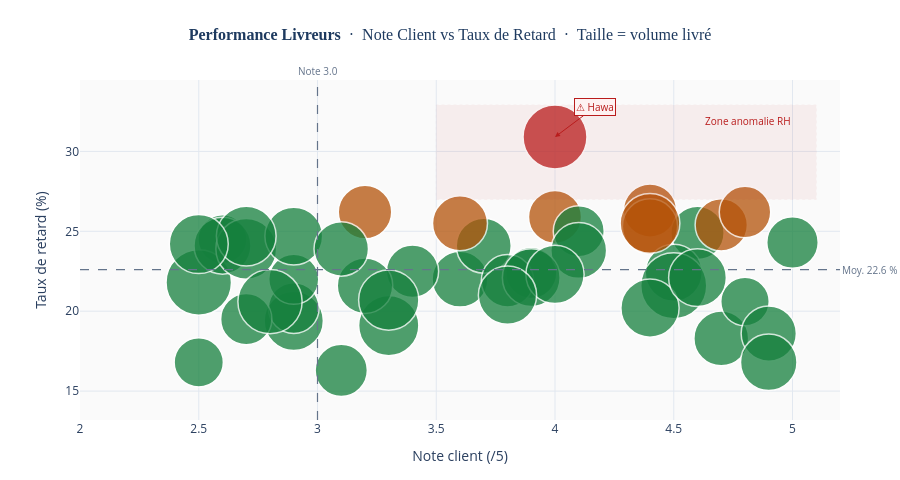

This figure's notebook cell:
### Markdown cell above
---
## 7. Performance Livreurs — Note vs Taux de Retard

Scatter : axe X = note client, axe Y = taux de retard.
Le quadrant haut-droit (bonne note + fort retard) = **anomalie RH**.

### Code cell
cp = ov.merge(couriers_df[["courier_id","name","rating"]], on="courier_id", how="left")

courier_perf = (
    cp.groupby(["courier_id","name"])
    .agg(
        orders       = ("order_id",          "count"),
        late_rate    = ("status_clean",      lambda x: (x == "late").mean() * 100),
        avg_delivery = ("delivery_time_min", "mean"),
        rating       = ("rating",            "first"),
    )
    .reset_index()
    .dropna(subset=["rating"])
    .round(1)
)

# Couleur selon risque
def risk_color(row):
    if row["late_rate"] > 27 and row["rating"] >= 3.5:
        return DANGER    # anomalie : retard élevé + bonne note
    elif row["late_rate"] > 25:
        return AMBER     # retard élevé
    else:
        return SUCCESS   # normal

courier_perf["color"] = courier_perf.apply(risk_color, axis=1)

fig = go.Figure()

for _, row in courier_perf.iterrows():
    fig.add_trace(go.Scatter(
        x=[row["rating"]],
        y=[row["late_rate"]],
        mode="markers",
        marker=dict(
            size=max(row["orders"] * 0.25, 10),
            color=row["color"],
            opacity=0.75,
            line=dict(width=1.5, color=WHITE),
        ),
        name=row["name"],
        hovertemplate=(
            f"<b>{row['name']}</b><br>"
            f"Commandes : {row['orders']:.0f}<br>"
            f"Taux retard : {row['late_rate']:.1f} %<br>"
            f"Délai moy. : {row['avg_delivery']:.0f} min<br>"
            f"Note : {row['rating']:.1f}/5<extra></extra>"
        ),
    ))

# Annoter les anomalies (retard > 27% et note >= 3.5)
anomalies = courier_perf[(courier_perf["late_rate"] > 27) & (courier_perf["rating"] >= 3.5)]
for _, row in anomalies.iterrows():
    fig.add_annotation(
        x=row["rating"], y=row["late_rate"],
        text=f"⚠ {row['name'].split()[0]}",
        showarrow=True, arrowhead=2, arrowcolor=DANGER,
        bgcolor="#FEF2F2", bordercolor=DANGER, borderwidth=1,
        font=dict(size=10, color=DANGER),
        ax=40, ay=-30,
    )

# Lignes de référence
avg_late = courier_perf["late_rate"].mean()
fig.add_hline(y=avg_late, line_dash="dash", line_color=GRAY, line_width=1.2,
              annotation_text=f"Moy. {avg_late:.1f} %",
              annotation_position="right",
              annotation_font=dict(size=10, color=GRAY))
fig.add_vline(x=3.0, line_dash="dash", line_color=GRAY, line_width=1.2,
              annotation_text="Note 3.0",
              annotation_position="top",
              annotation_font=dict(size=10, color=GRAY))

# Zone anomalie
fig.add_shape(type="rect",
    x0=3.5, x1=courier_perf["rating"].max() + 0.1,
    y0=27, y1=courier_perf["late_rate"].max() + 2,
    fillcolor=DANGER, opacity=0.05,
    line=dict(color=DANGER, width=1, dash="dot"),
)
fig.add_annotation(
    x=courier_perf["rating"].max(), y=courier_perf["late_rate"].max() + 1,
    text="Zone anomalie RH", showarrow=False,
    font=dict(size=10, color=DANGER), xanchor="right",
)

fig.update_layout(
    title=dict(
        text="<b>Performance Livreurs</b>  ·  Note Client vs Taux de Retard"
             "  ·  Taille = volume livré",
        font=dict(size=16, color=NAVY, family="Georgia"), x=0.5,
    ),
    height=480,
    paper_bgcolor=WHITE,
    plot_bgcolor="#FAFAFA",
    showlegend=False,
    xaxis=dict(title="Note client (/5)", showgrid=True,
               gridcolor="#E2E8F0", zeroline=False, range=[2, 5.2]),
    yaxis=dict(title="Taux de retard (%)", showgrid=True,
               gridcolor="#E2E8F0", zeroline=False),
    margin=dict(t=80, b=60, l=80, r=60),
)
fig.show()

### Figure 1 — Plotly figure (JSON) as saved in the notebook; plotly's stock layout.template omitted (floating-point values rounded to 4 significant figures)
{"data": [{"hovertemplate": "<b>Mireille BARKA</b><br>Commandes : 223<br>Taux retard : 22.0 %<br>Délai moy. : 64 min<br>Note : 3.6/5<extra></extra>", "marker": {"color": "#15803D", "line": {"color": "#FFFFFF", "width": 1.5}, "opacity": 0.75, "size": 55.75}, "mode": "markers", "name": "Mireille BARKA", "type": "scatter", "x": [3.6], "y": [22]}, {"hovertemplate": "<b>Gisèle MAROUF</b><br>Commandes : 209<br>Taux retard : 22.5 %<br>Délai moy. : 65 min<br>Note : 3.4/5<extra></extra>", "marker": {"color": "#15803D", "line": {"color": "#FFFFFF", "width": 1.5}, "opacity": 0.75, "size": 52.25}, "mode": "markers", "name": "Gisèle MAROUF", "type": "scatter", "x": [3.4], "y": [22.5]}, {"hovertemplate": "<b>Constant NGUEFACK</b><br>Commandes : 209<br>Taux retard : 16.3 %<br>Délai moy. : 58 min<br>Note : 3.1/5<extra></extra>", "marker": {"color": "#15803D", "line": {"color": "#FFFFFF", "width": 1.5}, "opacity": 0.75, "size": 52.25}, "mode": "markers", "name": "Constant NGUEFACK", "type": "scatter", "x": [3.1], "y": [16.3]}, {"hovertemplate": "<b>Josephine DJOUMESSI</b><br>Commandes : 196<br>Taux retard : 24.5 %<br>Délai moy. : 70 min<br>Note : 2.6/5<extra></extra>", "marker": {"color": "#15803D", "line": {"color": "#FFFFFF", "width": 1.5}, "opacity": 0.75, "size": 49}, "mode": "markers", "name": "Josephine DJOUMESSI", "type": "scatter", "x": [2.6], "y": [24.5]}, {"hovertemplate": "<b>Guy ESSOH</b><br>Commandes : 219<br>Taux retard : 18.3 %<br>Délai moy. : 58 min<br>Note : 4.7/5<extra></extra>", "marker": {"color": "#15803D", "line": {"color": "#FFFFFF", "width": 1.5}, "opacity": 0.75, "size": 54.75}, "mode": "markers", "name": "Guy ESSOH", "type": "scatter", "x": [4.7], "y": [18.3]}, {"hovertemplate": "<b>Isabelle ABATE</b><br>Commandes : 212<br>Taux retard : 25.9 %<br>Délai moy. : 75 min<br>Note : 4.0/5<extra></extra>", "marker": {"color": "#B45309", "line": {"color": "#FFFFFF", "width": 1.5}, "opacity": 0.75, "size": 53}, "mode": "markers", "name": "Isabelle ABATE", "type": "scatter", "x": [4], "y": [25.9]}, {"hovertemplate": "<b>Lydie ISSA</b><br>Commandes : 262<br>Taux retard : 21.8 %<br>Délai moy. : 63 min<br>Note : 2.5/5<extra></extra>", "marker": {"color": "#15803D", "line": {"color": "#FFFFFF", "width": 1.5}, "opacity": 0.75, "size": 65.5}, "mode": "markers", "name": "Lydie ISSA", "type": "scatter", "x": [2.5], "y": [21.8]}, {"hovertemplate": "<b>Rémi MBOCK</b><br>Commandes : 194<br>Taux retard : 20.6 %<br>Délai moy. : 68 min<br>Note : 4.8/5<extra></extra>", "marker": {"color": "#15803D", "line": {"color": "#FFFFFF", "width": 1.5}, "opacity": 0.75, "size": 48.5}, "mode": "markers", "name": "Rémi MBOCK", "type": "scatter", "x": [4.8], "y": [20.6]}, {"hovertemplate": "<b>Sophie KAMGA</b><br>Commandes : 237<br>Taux retard : 19.4 %<br>Délai moy. : 62 min<br>Note : 2.9/5<extra></extra>", "marker": {"color": "#15803D", "line": {"color": "#FFFFFF", "width": 1.5}, "opacity": 0.75, "size": 59.25}, "mode": "markers", "name": "Sophie KAMGA", "type": "scatter", "x": [2.9], "y": [19.4]}, {"hovertemplate": "<b>Oumar OBAMA</b><br>Commandes : 213<br>Taux retard : 26.3 %<br>Délai moy. : 73 min<br>Note : 4.4/5<extra></extra>", "marker": {"color": "#B45309", "line": {"color": "#FFFFFF", "width": 1.5}, "opacity": 0.75, "size": 53.25}, "mode": "markers", "name": "Oumar OBAMA", "type": "scatter", "x": [4.4], "y": [26.3]}, {"hovertemplate": "<b>Marcel ABATE</b><br>Commandes : 221<br>Taux retard : 18.6 %<br>Délai moy. : 60 min<br>Note : 4.9/5<extra></extra>", "marker": {"color": "#15803D", "line": {"color": "#FFFFFF", "width": 1.5}, "opacity": 0.75, "size": 55.25}, "mode": "markers", "name": "Marcel ABATE", "type": "scatter", "x": [4.9], "y": [18.6]}, {"hovertemplate": "<b>Sylvain AMOUGOU</b><br>Commandes : 213<br>Taux retard : 24.9 %<br>Délai moy. : 68 min<br>Note : 4.6/5<extra></extra>", "marker": {"color": "#15803D", "line": {"color": "#FFFFFF", "width": 1.5}, "opacity": 0.75, "size": 53.25}, "mode": "markers", "name": "Sylvain AMOUGOU", "type": "scatter", "x": [4.6], "y": [24.9]}, {"hovertemplate": "<b>Hawa BARRY</b><br>Commandes : 203<br>Taux retard : 20.2 %<br>Délai moy. : 66 min<br>Note : 2.9/5<extra></extra>", "marker": {"color": "#15803D", "line": {"color": "#FFFFFF", "width": 1.5}, "opacity": 0.75, "size": 50.75}, "mode": "markers", "name": "Hawa BARRY", "type": "scatter", "x": [2.9], "y": [20.2]}, {"hovertemplate": "<b>Gisèle KENFACK</b><br>Commandes : 205<br>Taux retard : 22.4 %<br>Délai moy. : 68 min<br>Note : 3.9/5<extra></extra>", "marker": {"color": "#15803D", "line": {"color": "#FFFFFF", "width": 1.5}, "opacity": 0.75, "size": 51.25}, "mode": "markers", "name": "Gisèle KENFACK", "type": "scatter", "x": [3.9], "y": [22.4]}, {"hovertemplate": "<b>Bernard NDONGO</b><br>Commandes : 221<br>Taux retard : 25.3 %<br>Délai moy. : 69 min<br>Note : 4.4/5<extra></extra>", "marker": {"color": "#B45309", "line": {"color": "#FFFFFF", "width": 1.5}, "opacity": 0.75, "size": 55.25}, "mode": "markers", "name": "Bernard NDONGO", "type": "scatter", "x": [4.4], "y": [25.3]}, {"hovertemplate": "<b>Boubacar DJOUMESSI</b><br>Commandes : 228<br>Taux retard : 22.4 %<br>Délai moy. : 67 min<br>Note : 4.5/5<extra></extra>", "marker": {"color": "#15803D", "line": {"color": "#FFFFFF", "width": 1.5}, "opacity": 0.75, "size": 57}, "mode": "markers", "name": "Boubacar DJOUMESSI", "type": "scatter", "x": [4.5], "y": [22.4]}, {"hovertemplate": "<b>Ornella ESSOH</b><br>Commandes : 197<br>Taux retard : 16.8 %<br>Délai moy. : 63 min<br>Note : 2.5/5<extra></extra>", "marker": {"color": "#15803D", "line": {"color": "#FFFFFF", "width": 1.5}, "opacity": 0.75, "size": 49.25}, "mode": "markers", "name": "Ornella ESSOH", "type": "scatter", "x": [2.5], "y": [16.8]}, {"hovertemplate": "<b>Solange ABATE</b><br>Commandes : 220<br>Taux retard : 24.1 %<br>Délai moy. : 67 min<br>Note : 3.7/5<extra></extra>", "marker": {"color": "#15803D", "line": {"color": "#FFFFFF", "width": 1.5}, "opacity": 0.75, "size": 55}, "mode": "markers", "name": "Solange ABATE", "type": "scatter", "x": [3.7], "y": [24.1]}, {"hovertemplate": "<b>Hawa NGOUFO</b><br>Commandes : 256<br>Taux retard : 30.9 %<br>Délai moy. : 73 min<br>Note : 4.0/5<extra></extra>", "marker": {"color": "#B91C1C", "line": {"color": "#FFFFFF", "width": 1.5}, "opacity": 0.75, "size": 64}, "mode": "markers", "name": "Hawa NGOUFO", "type": "scatter", "x": [4], "y": [30.9]}, {"hovertemplate": "<b>Boubacar TCHOUPO</b><br>Commandes : 204<br>Taux retard : 25.0 %<br>Délai moy. : 72 min<br>Note : 4.1/5<extra></extra>", "marker": {"color": "#15803D", "line": {"color": "#FFFFFF", "width": 1.5}, "opacity": 0.75, "size": 51}, "mode": "markers", "name": "Boubacar TCHOUPO", "type": "scatter", "x": [4.1], "y": [25]}, {"hovertemplate": "<b>Rabi TSIMI</b><br>Commandes : 200<br>Taux retard : 22.0 %<br>Délai moy. : 63 min<br>Note : 2.9/5<extra></extra>", "marker": {"color": "#15803D", "line": {"color": "#FFFFFF", "width": 1.5}, "opacity": 0.75, "size": 50}, "mode": "markers", "name": "Rabi TSIMI", "type": "scatter", "x": [2.9], "y": [22]}, {"hovertemplate": "<b>Raoul CAMARA</b><br>Commandes : 214<br>Taux retard : 26.2 %<br>Délai moy. : 72 min<br>Note : 3.2/5<extra></extra>", "marker": {"color": "#B45309", "line": {"color": "#FFFFFF", "width": 1.5}, "opacity": 0.75, "size": 53.5}, "mode": "markers", "name": "Raoul CAMARA", "type": "scatter", "x": [3.2], "y": [26.2]}, {"hovertemplate": "<b>Kevin TCHOUPO</b><br>Commandes : 209<br>Taux retard : 25.4 %<br>Délai moy. : 70 min<br>Note : 4.7/5<extra></extra>", "marker": {"color": "#B45309", "line": {"color": "#FFFFFF", "width": 1.5}, "opacity": 0.75, "size": 52.25}, "mode": "markers", "name": "Kevin TCHOUPO", "type": "scatter", "x": [4.7], "y": [25.4]}, {"hovertemplate": "<b>Laure NGONO</b><br>Commandes : 239<br>Taux retard : 25.5 %<br>Délai moy. : 74 min<br>Note : 4.4/5<extra></extra>", "marker": {"color": "#B45309", "line": {"color": "#FFFFFF", "width": 1.5}, "opacity": 0.75, "size": 59.75}, "mode": "markers", "name": "Laure NGONO", "type": "scatter", "x": [4.4], "y": [25.5]}, {"hovertemplate": "<b>Suzanne KEITA</b><br>Commandes : 226<br>Taux retard : 16.8 %<br>Délai moy. : 59 min<br>Note : 4.9/5<extra></extra>", "marker": {"color": "#15803D", "line": {"color": "#FFFFFF", "width": 1.5}, "opacity": 0.75, "size": 56.5}, "mode": "markers", "name": "Suzanne KEITA", "type": "scatter", "x": [4.9], "y": [16.8]}, {"hovertemplate": "<b>Wilfried ENGOLO</b><br>Commandes : 228<br>Taux retard : 24.1 %<br>Délai moy. : 69 min<br>Note : 2.6/5<extra></extra>", "marker": {"color": "#15803D", "line": {"color": "#FFFFFF", "width": 1.5}, "opacity": 0.75, "size": 57}, "mode": "markers", "name": "Wilfried ENGOLO", "type": "scatter", "x": [2.6], "y": [24.1]}, {"hovertemplate": "<b>Armelle BALENG</b><br>Commandes : 241<br>Taux retard : 19.1 %<br>Délai moy. : 60 min<br>Note : 3.3/5<extra></extra>", "marker": {"color": "#15803D", "line": {"color": "#FFFFFF", "width": 1.5}, "opacity": 0.75, "size": 60.25}, "mode": "markers", "name": "Armelle BALENG", "type": "scatter", "x": [3.3], "y": [19.1]}, {"hovertemplate": "<b>Alain FOUDA</b><br>Commandes : 223<br>Taux retard : 23.8 %<br>Délai moy. : 68 min<br>Note : 4.1/5<extra></extra>", "marker": {"color": "#15803D", "line": {"color": "#FFFFFF", "width": 1.5}, "opacity": 0.75, "size": 55.75}, "mode": "markers", "name": "Alain FOUDA", "type": "scatter", "x": [4.1], "y": [23.8]}, {"hovertemplate": "<b>Ghislain CAMARA</b><br>Commandes : 205<br>Taux retard : 19.5 %<br>Délai moy. : 60 min<br>Note : 2.7/5<extra></extra>", "marker": {"color": "#15803D", "line": {"color": "#FFFFFF", "width": 1.5}, "opacity": 0.75, "size": 51.25}, "mode": "markers", "name": "Ghislain CAMARA", "type": "scatter", "x": [2.7], "y": [19.5]}, {"hovertemplate": "<b>Hawa IBRAHIM</b><br>Commandes : 243<br>Taux retard : 23.9 %<br>Délai moy. : 73 min<br>Note : 2.7/5<extra></extra>", "marker": {"color": "#15803D", "line": {"color": "#FFFFFF", "width": 1.5}, "opacity": 0.75, "size": 60.75}, "mode": "markers", "name": "Hawa IBRAHIM", "type": "scatter", "x": [2.7], "y": [23.9]}, {"hovertemplate": "<b>Constant BOUKAR</b><br>Commandes : 220<br>Taux retard : 25.5 %<br>Délai moy. : 72 min<br>Note : 3.6/5<extra></extra>", "marker": {"color": "#B45309", "line": {"color": "#FFFFFF", "width": 1.5}, "opacity": 0.75, "size": 55}, "mode": "markers", "name": "Constant BOUKAR", "type": "scatter", "x": [3.6], "y": [25.5]}, {"hovertemplate": "<b>Mireille KOUYATE</b><br>Commandes : 257<br>Taux retard : 20.6 %<br>Délai moy. : 66 min<br>Note : 2.8/5<extra></extra>", "marker": {"color": "#15803D", "line": {"color": "#FFFFFF", "width": 1.5}, "opacity": 0.75, "size": 64.25}, "mode": "markers", "name": "Mireille KOUYATE", "type": "scatter", "x": [2.8], "y": [20.6]}, {"hovertemplate": "<b>Boris BELLO</b><br>Commandes : 231<br>Taux retard : 24.7 %<br>Délai moy. : 70 min<br>Note : 2.9/5<extra></extra>", "marker": {"color": "#15803D", "line": {"color": "#FFFFFF", "width": 1.5}, "opacity": 0.75, "size": 57.75}, "mode": "markers", "name": "Boris BELLO", "type": "scatter", "x": [2.9], "y": [24.7]}, {"hovertemplate": "<b>Astride EKANI</b><br>Commandes : 239<br>Taux retard : 24.7 %<br>Délai moy. : 74 min<br>Note : 2.7/5<extra></extra>", "marker": {"color": "#15803D", "line": {"color": "#FFFFFF", "width": 1.5}, "opacity": 0.75, "size": 59.75}, "mode": "markers", "name": "Astride EKANI", "type": "scatter", "x": [2.7], "y": [24.7]}, {"hovertemplate": "<b>Céline BELLO</b><br>Commandes : 206<br>Taux retard : 24.3 %<br>Délai moy. : 65 min<br>Note : 5.0/5<extra></extra>", "marker": {"color": "#15803D", "line": {"color": "#FFFFFF", "width": 1.5}, "opacity": 0.75, "size": 51.5}, "mode": "markers", "name": "Céline BELLO", "type": "scatter", "x": [5], "y": [24.3]}, {"hovertemplate": "<b>Hamidou ETOUNDI</b><br>Commandes : 210<br>Taux retard : 21.9 %<br>Délai moy. : 69 min<br>Note : 3.8/5<extra></extra>", "marker": {"color": "#15803D", "line": {"color": "#FFFFFF", "width": 1.5}, "opacity": 0.75, "size": 52.5}, "mode": "markers", "name": "Hamidou ETOUNDI", "type": "scatter", "x": [3.8], "y": [21.9]}, {"hovertemplate": "<b>Bernard FOUDA</b><br>Commandes : 206<br>Taux retard : 26.2 %<br>Délai moy. : 72 min<br>Note : 4.8/5<extra></extra>", "marker": {"color": "#B45309", "line": {"color": "#FFFFFF", "width": 1.5}, "opacity": 0.75, "size": 51.5}, "mode": "markers", "name": "Bernard FOUDA", "type": "scatter", "x": [4.8], "y": [26.2]}, {"hovertemplate": "<b>Aline KEITA</b><br>Commandes : 222<br>Taux retard : 21.6 %<br>Délai moy. : 64 min<br>Note : 3.2/5<extra></extra>", "marker": {"color": "#15803D", "line": {"color": "#FFFFFF", "width": 1.5}, "opacity": 0.75, "size": 55.5}, "mode": "markers", "name": "Aline KEITA", "type": "scatter", "x": [3.2], "y": [21.6]}, {"hovertemplate": "<b>Sophie BELLO</b><br>Commandes : 231<br>Taux retard : 22.1 %<br>Délai moy. : 64 min<br>Note : 3.9/5<extra></extra>", "marker": {"color": "#15803D", "line": {"color": "#FFFFFF", "width": 1.5}, "opacity": 0.75, "size": 57.75}, "mode": "markers", "name": "Sophie BELLO", "type": "scatter", "x": [3.9], "y": [22.1]}, {"hovertemplate": "<b>Yvette ETOUNDI</b><br>Commandes : 218<br>Taux retard : 23.9 %<br>Délai moy. : 72 min<br>Note : 3.1/5<extra></extra>", "marker": {"color": "#15803D", "line": {"color": "#FFFFFF", "width": 1.5}, "opacity": 0.75, "size": 54.5}, "mode": "markers", "name": "Yvette ETOUNDI", "type": "scatter", "x": [3.1], "y": [23.9]}, {"hovertemplate": "<b>Modibo BARKA</b><br>Commandes : 236<br>Taux retard : 24.2 %<br>Délai moy. : 70 min<br>Note : 2.5/5<extra></extra>", "marker": {"color": "#15803D", "line": {"color": "#FFFFFF", "width": 1.5}, "opacity": 0.75, "size": 59}, "mode": "markers", "name": "Modibo BARKA", "type": "scatter", "x": [2.5], "y": [24.2]}, {"hovertemplate": "<b>Hervé BELLO</b><br>Commandes : 264<br>Taux retard : 21.6 %<br>Délai moy. : 66 min<br>Note : 4.5/5<extra></extra>", "marker": {"color": "#15803D", "line": {"color": "#FFFFFF", "width": 1.5}, "opacity": 0.75, "size": 66}, "mode": "markers", "name": "Hervé BELLO", "type": "scatter", "x": [4.5], "y": [21.6]}, {"hovertemplate": "<b>Joël NJIEMOUN</b><br>Commandes : 233<br>Taux retard : 22.3 %<br>Délai moy. : 67 min<br>Note : 4.0/5<extra></extra>", "marker": {"color": "#15803D", "line": {"color": "#FFFFFF", "width": 1.5}, "opacity": 0.75, "size": 58.25}, "mode": "markers", "name": "Joël NJIEMOUN", "type": "scatter", "x": [4], "y": [22.3]}, {"hovertemplate": "<b>Viviane TSIMI</b><br>Commandes : 241<br>Taux retard : 20.7 %<br>Délai moy. : 64 min<br>Note : 3.3/5<extra></extra>", "marker": {"color": "#15803D", "line": {"color": "#FFFFFF", "width": 1.5}, "opacity": 0.75, "size": 60.25}, "mode": "markers", "name": "Viviane TSIMI", "type": "scatter", "x": [3.3], "y": [20.7]}, {"hovertemplate": "<b>Hamidou TCHOUPO</b><br>Commandes : 233<br>Taux retard : 21.0 %<br>Délai moy. : 66 min<br>Note : 3.8/5<extra></extra>", "marker": {"color": "#15803D", "line": {"color": "#FFFFFF", "width": 1.5}, "opacity": 0.75, "size": 58.25}, "mode": "markers", "name": "Hamidou TCHOUPO", "type": "scatter", "x": [3.8], "y": [21]}, {"hovertemplate": "<b>Fatima ATEBA</b><br>Commandes : 233<br>Taux retard : 20.2 %<br>Délai moy. : 66 min<br>Note : 4.4/5<extra></extra>", "marker": {"color": "#15803D", "line": {"color": "#FFFFFF", "width": 1.5}, "opacity": 0.75, "size": 58.25}, "mode": "markers", "name": "Fatima ATEBA", "type": "scatter", "x": [4.4], "y": [20.2]}, {"hovertemplate": "<b>Raoul GARBA</b><br>Commandes : 231<br>Taux retard : 22.1 %<br>Délai moy. : 63 min<br>Note : 4.6/5<extra></extra>", "marker": {"color": "#15803D", "line": {"color": "#FFFFFF", "width": 1.5}, "opacity": 0.75, "size": 57.75}, "mode": "markers", "name": "Raoul GARBA", "type": "scatter", "x": [4.6], "y": [22.1]}], "layout": {"annotations": [{"arrowcolor": "#B91C1C", "arrowhead": 2, "ax": 40, "ay": -30, "bgcolor": "#FEF2F2", "bordercolor": "#B91C1C", "borderwidth": 1, "font": {"color": "#B91C1C", "size": 10}, "showarrow": true, "text": "⚠ Hawa", "x": 4, "y": 30.9}, {"font": {"color": "#64748B", "size": 10}, "showarrow": false, "text": "Moy. 22.6 %", "x": 1, "xanchor": "left", "xref": "x domain", "y": 22.6, "yanchor": "middle", "yref": "y"}, {"font": {"color": "#64748B", "size": 10}, "showarrow": false, "text": "Note 3.0", "x": 3, "xanchor": "center", "xref": "x", "y": 1, "yanchor": "bottom", "yref": "y domain"}, {"font": {"color": "#B91C1C", "size": 10}, "showarrow": false, "text": "Zone anomalie RH", "x": 5, "xanchor": "right", "y": 31.9}], "height": 480, "margin": {"b": 60, "l": 80, "r": 60, "t": 80}, "paper_bgcolor": "#FFFFFF", "plot_bgcolor": "#FAFAFA", "shapes": [{"line": {"color": "#64748B", "dash": "dash", "width": 1.2}, "type": "line", "x0": 0, "x1": 1, "xref": "x domain", "y0": 22.6, "y1": 22.6, "yref": "y"}, {"line": {"color": "#64748B", "dash": "dash", "width": 1.2}, "type": "line", "x0": 3, "x1": 3, "xref": "x", "y0": 0, "y1": 1, "yref": "y domain"}, {"fillcolor": "#B91C1C", "line": {"color": "#B91C1C", "dash": "dot", "width": 1}, "opacity": 0.05, "type": "rect", "x0": 3.5, "x1": 5.1, "y0": 27, "y1": 32.9}], "showlegend": false, "title": {"font": {"color": "#1E3A5F", "family": "Georgia", "size": 16}, "text": "<b>Performance Livreurs</b>  ·  Note Client vs Taux de Retard  ·  Taille = volume livré", "x": 0.5}, "xaxis": {"gridcolor": "#E2E8F0", "range": [2, 5.2], "showgrid": true, "title": {"text": "Note client (/5)"}, "zeroline": false}, "yaxis": {"gridcolor": "#E2E8F0", "showgrid": true, "title": {"text": "Taux de retard (%)"}, "zeroline": false}}}
